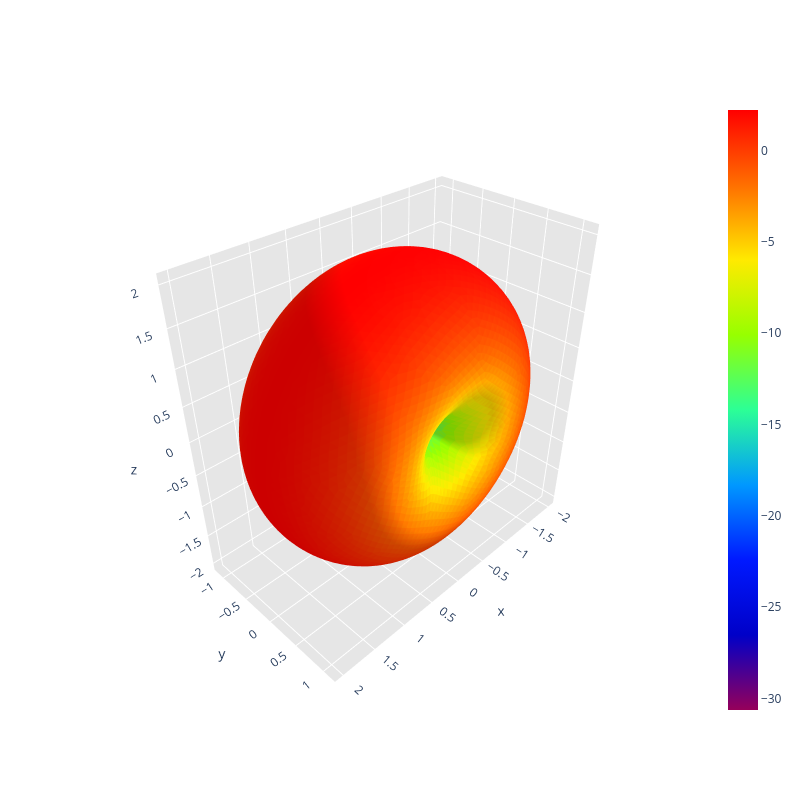

Notebook source saved alongside this figure:
### Markdown cell above
observationPoint = np.array([0, 0, 100])
calculate_electric_magnetic_field_at_point(path, observationPoint)

### Code cell
print("Calculating radiation intensity distribution over sphere surface...")
radiation_intensity_distribution_over_sphere_surface(path)

### Figure 1 — Plotly figure (JSON) as saved in the notebook; plotly's stock layout.template omitted (floating-point values rounded to 4 significant figures; data arrays with more than 128 entries replaced by an {"elided": "..."} marker saying what was removed)
{"data": [{"facecolor": {"elided": "10296 str values"}, "i": {"elided": "10296 int values"}, "j": {"elided": "10296 int values"}, "k": {"elided": "10296 int values"}, "name": "", "type": "mesh3d", "x": {"elided": "5150 float values"}, "y": {"elided": "5150 float values"}, "z": {"elided": "5150 float values"}}, {"hoverinfo": "none", "marker": {"color": [-30.63, 2.215], "colorscale": [[0, "rgb(150, 0, 90)"], [0.125, "rgb(0, 0, 200)"], [0.25, "rgb(0, 25, 255)"], [0.375, "rgb(0, 152, 255)"], [0.5, "rgb(44, 255, 150)"], [0.625, "rgb(151, 255, 0)"], [0.75, "rgb(255, 234, 0)"], [0.875, "rgb(255, 111, 0)"], [1, "rgb(255, 0, 0)"]], "showscale": true, "size": 0.1}, "mode": "markers", "showlegend": false, "type": "scatter3d", "x": [1.225e-16], "y": [-2.999e-32], "z": [2.0]}], "layout": {"height": 800, "scene": {"aspectratio": {"x": 0.9997, "y": 0.5644, "z": 1}, "xaxis": {"backgroundcolor": "rgb(230, 230, 230)", "gridcolor": "rgb(255, 255, 255)", "showbackground": true, "zerolinecolor": "rgb(255, 255, 255)"}, "yaxis": {"backgroundcolor": "rgb(230, 230, 230)", "gridcolor": "rgb(255, 255, 255)", "showbackground": true, "zerolinecolor": "rgb(255, 255, 255)"}, "zaxis": {"backgroundcolor": "rgb(230, 230, 230)", "gridcolor": "rgb(255, 255, 255)", "showbackground": true, "zerolinecolor": "rgb(255, 255, 255)"}}, "title": {"text": ""}, "width": 800}}
